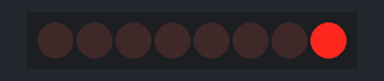
Simulated run of this sketch. Board: Arduino Uno, built with avr-gcc and run on an emulated ATmega328P. Parts: 8 shift-register outputs drawn as a row of LEDs (first output left, lit = HIGH). Wiring (inferred from the names in the program): shift register (74HC595): data pin 11; shift clock pin 12; latch pin 8. Wiring (inferred from the signals the program sends): row of LEDs: on Q0, Q1, Q2, Q3, Q4, Q5, Q6, Q7.

Above: at 0.5 s.
At 2.5 s:
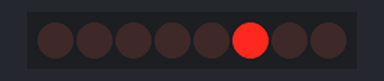
At 3.5 s:
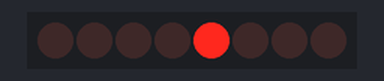
At 4.5 s:
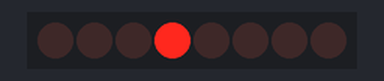
At 6.5 s:
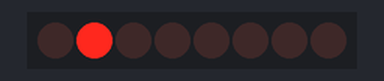
At 9.5 s:
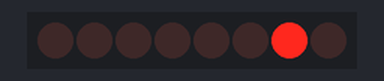
Timing chart, 0 to 10.4 s (numbered marks = the images above):
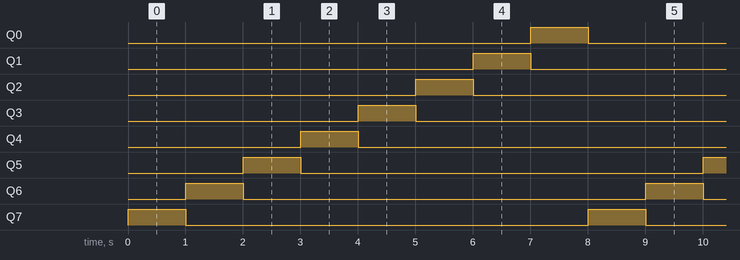

The sketch:

tw1264-bitshift.ino
```cpp
int rck_pin = 8;
int srck_pin = 12;
int serin_pin = 11;

void setup() {
  pinMode(rck_pin, OUTPUT);
  pinMode(srck_pin, OUTPUT);
  pinMode(serin_pin, OUTPUT);
}

void loop() {
  for (int i=0;i<8;i++)
  {
    digitalWrite(rck_pin, LOW);
    shiftOut(serin_pin, srck_pin, LSBFIRST, 1<<i);
    digitalWrite(rck_pin, HIGH);
    delay(1000);
  }
}
```

Measured:
- by itself, Q0–7: alternates HIGH for 1.0 s and LOW for 7.0 s
- by itself, everything shown: repeats every 8.0 s, in 8 steps
